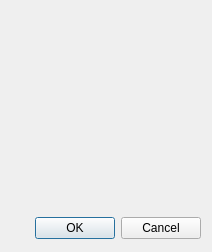
<?xml version="1.0" encoding="UTF-8"?>
<ui version="4.0">
 <class>Dialog</class>
 <widget class="QDialog" name="Dialog">
  <property name="geometry">
   <rect>
    <x>0</x>
    <y>0</y>
    <width>212</width>
    <height>252</height>
   </rect>
  </property>
  <property name="maximumSize">
   <size>
    <width>212</width>
    <height>252</height>
   </size>
  </property>
  <property name="windowTitle">
   <string>Dialog</string>
  </property>
  <layout class="QVBoxLayout" name="verticalLayout">
   <item>
    <widget class="QLabel" name="label">
     <property name="maximumSize">
      <size>
       <width>200</width>
       <height>200</height>
      </size>
     </property>
     <property name="text">
      <string/>
     </property>
     <property name="pixmap">
      <pixmap resource="resources/icons/icons_wrapper.qrc">:/icon/workspace.png</pixmap>
     </property>
     <property name="scaledContents">
      <bool>true</bool>
     </property>
     <property name="alignment">
      <set>Qt::AlignCenter</set>
     </property>
    </widget>
   </item>
   <item>
    <widget class="QDialogButtonBox" name="buttonBox">
     <property name="orientation">
      <enum>Qt::Horizontal</enum>
     </property>
     <property name="standardButtons">
      <set>QDialogButtonBox::Cancel|QDialogButtonBox::Ok</set>
     </property>
    </widget>
   </item>
  </layout>
 </widget>
 <resources>
  <include location="resources/icons/icons_wrapper.qrc"/>
 </resources>
 <connections>
  <connection>
   <sender>buttonBox</sender>
   <signal>accepted()</signal>
   <receiver>Dialog</receiver>
   <slot>accept()</slot>
   <hints>
    <hint type="sourcelabel">
     <x>248</x>
     <y>254</y>
    </hint>
    <hint type="destinationlabel">
     <x>157</x>
     <y>274</y>
    </hint>
   </hints>
  </connection>
  <connection>
   <sender>buttonBox</sender>
   <signal>rejected()</signal>
   <receiver>Dialog</receiver>
   <slot>reject()</slot>
   <hints>
    <hint type="sourcelabel">
     <x>316</x>
     <y>260</y>
    </hint>
    <hint type="destinationlabel">
     <x>286</x>
     <y>274</y>
    </hint>
   </hints>
  </connection>
 </connections>
</ui>
